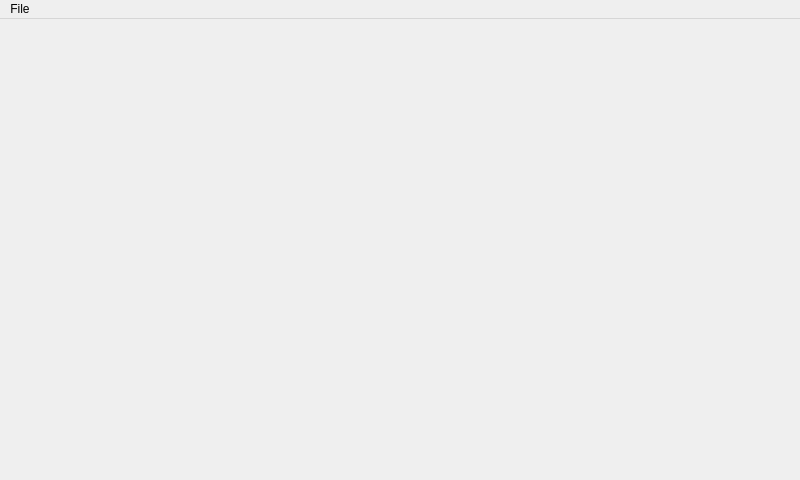
<?xml version="1.0" encoding="UTF-8"?>
<ui version="4.0">
 <class>MainWindow</class>
 <widget class="QMainWindow" name="MainWindow">
  <property name="geometry">
   <rect>
    <x>0</x>
    <y>0</y>
    <width>800</width>
    <height>480</height>
   </rect>
  </property>
  <property name="windowTitle">
   <string>MainWindow</string>
  </property>
  <widget class="QWidget" name="centralWidget">
   <layout class="QVBoxLayout" name="verticalLayout"/>
  </widget>
  <widget class="QMenuBar" name="menuBar">
   <property name="geometry">
    <rect>
     <x>0</x>
     <y>0</y>
     <width>800</width>
     <height>22</height>
    </rect>
   </property>
   <widget class="QMenu" name="menuFile">
    <property name="title">
     <string>File</string>
    </property>
    <addaction name="actionFileOpen"/>
   </widget>
   <addaction name="menuFile"/>
  </widget>
  <action name="actionFileOpen">
   <property name="text">
    <string>open...</string>
   </property>
  </action>
 </widget>
 <layoutdefault spacing="6" margin="11"/>
 <resources/>
 <connections/>
</ui>
